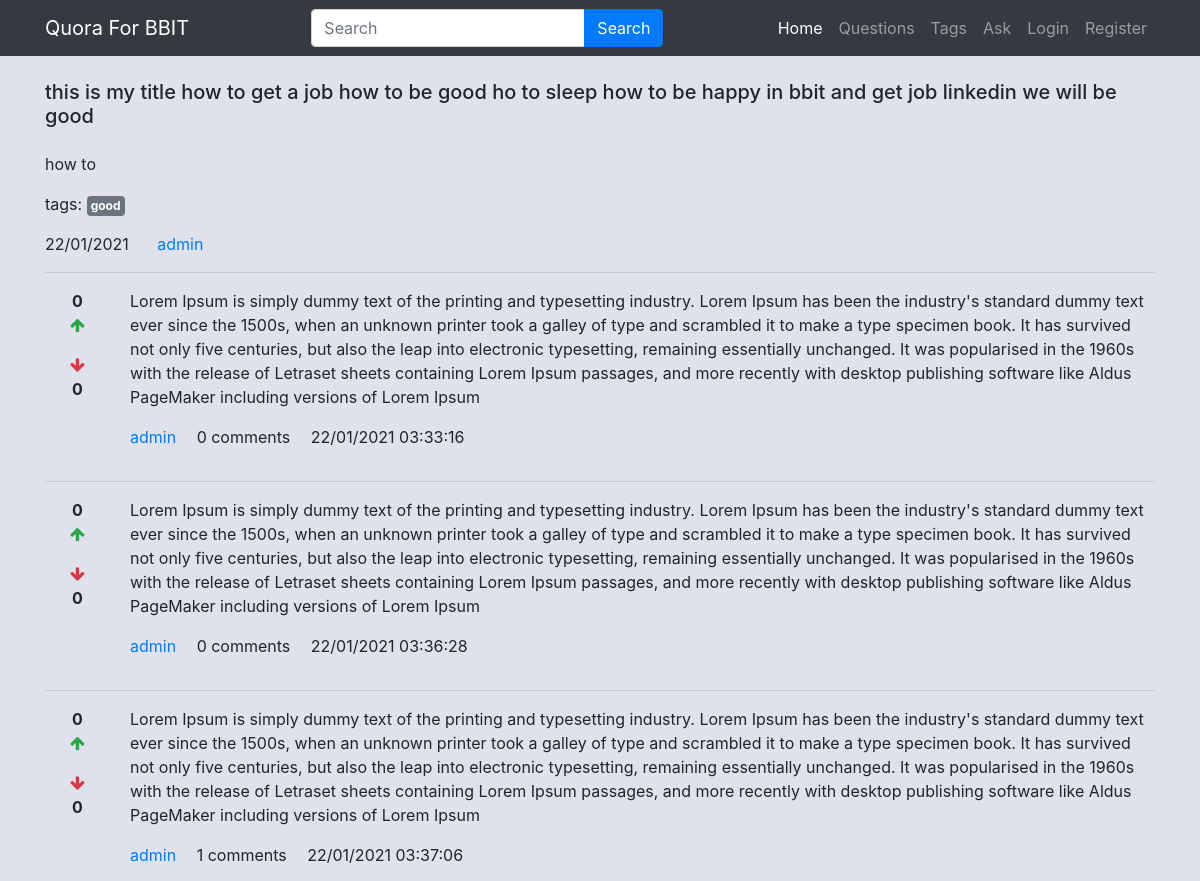
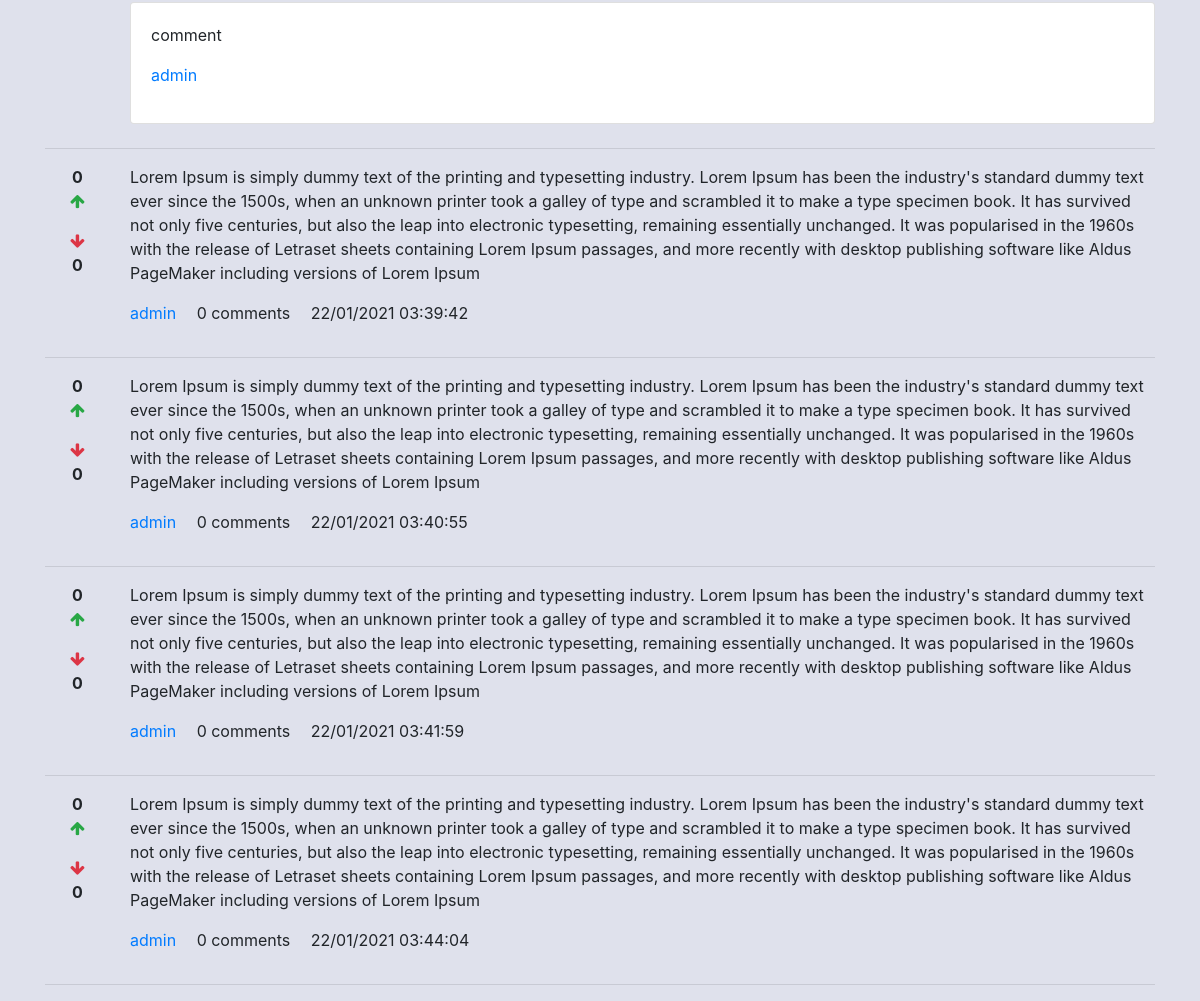
Screenshot of /detail/10 with the database file from the repository (2 pictures, top to bottom).
### main/models.py (models this page shows, shortened)
class Question(models.Model):
    user = models.ForeignKey(CustomUser, on_delete=models.CASCADE)
    title = models.CharField(max_length=300)
    detail = models.TextField()
    tags = models.TextField(default='')
    add_time = models.DateTimeField(auto_now_add=True)

class CustomUser(AbstractUser):
    bio = models.TextField()
    location = models.CharField(max_length=200)

class Answer(models.Model):
    question = models.ForeignKey(Question, on_delete=models.CASCADE)
    user = models.ForeignKey(CustomUser, on_delete=models.CASCADE)
    detail = models.TextField()
    add_time = models.DateTimeField(auto_now_add=True)

class Comment(models.Model):
    answer = models.ForeignKey(Answer, on_delete=models.CASCADE)
    user = models.ForeignKey(
        CustomUser, on_delete=models.CASCADE, related_name='comment_user')
    comment = models.TextField(default='')
    add_time = models.DateTimeField(auto_now_add=True)

### main/views.py (the view, shortened to what this page needs)
# urls.py: path('detail/<int:id>', views.detail, name='detail'),
def detail(request, id):
    quest = Question.objects.get(pk=id)
    tags = quest.tags.split(',')
    answers = Answer.objects.filter(question=quest)
    answerform = AnswerForm
    return render(request, 'detail.html', {
        'quest': quest,
        'tags': tags,
        'answers': answers,
        'answerform': answerform
    })

### main/templates/detail.html (shortened to what this page needs)
{% extends 'base.html' %}
{% load static %}
{% load humanize %}
{% block content %}
    <div class="container">
        <h5 class="my-4">{{quest.title}}</h5>
        <p>{{quest.detail}}</p>
        <p>
            tags:
            {% for tag in tags %}
            <a href="/tag/{{tag|slugify}}" class="badge badge-secondary p-1">{{tag}}</a>
            {% endfor %}
        </p>
        <p>
            <span class="mr-4">{{quest.add_time|date:'d/m/Y'}}</span>
            <a href="#">{{quest.user.username}}</a>
        </p>
        <hr/>
        {% for answer in answers %}
        <div class="row">
            <div class="col-1" style="text-align: center;">
                <div class="upvote">
                    <strong class="upvote-count-{{answer.id}}">{{answer.upvote_set.count}}</strong><br/>
                    <span class="text-success">
                        <i class="fa fa-arrow-up fa-1x upvote-click" data-answer="{{answer.id}}"></i>
                    </span>
                </div>
                <div class="downvote mt-3">
                    <span class="text-danger">
                        <i class="fa fa-arrow-down fa-1x downvote-click" data-answer="{{answer.id}}"></i>
                    </span><br/>
                    <strong class="downvote-count-{{answer.id}}">{{answer.downvote_set.count}}</strong>
                </div>
            </div>
            <div class="col-11" style="padding-left:5px;">
                <div class="mb-3">
                    <p> {{answer.detail }}</p>
                    </div>
                <p>
                    <a href="#" class="mr-3">{{answer.user.username}}</a>
                    <span class="mr-3"><span class="comment-count-{{answer.id}}">{{answer.comment_set.count}}</span> comments</span>
                    <span>{{answer.add_time|date:'d/m/Y h:i:s'}}</span>
                </p>
                <div class="comment-wrapper-{{answer.id}}">
                    {% for comment in answer.comment_set.all %}
                    <div class="card mb-2">
                        <div class="card-body">
                            <p>{{comment.comment}}</p>
                            <p>
                                <a href="#">{{comment.user.username}}</a>
                            </p>
                        </div>
                    </div>
                    {% endfor %}
                </div>
            </div>
        </div>
        <hr/>
        {% endfor %}
    </div>
{% endblock %}

### rows the page displays
Question: title "this is my title how to get a job how to be good ho to sleep how to be happy in bbit and get job linkedin we will be good", detail "how to", tags "good", add_time "22/01/2021", user.username "admin"
Answer: upvote_set.count "0", downvote_set.count "0", detail "Lorem Ipsum is simply dummy text of the printing and typesetting industry. Lorem Ipsum has been the industry's standard dummy text ever since the 1500s, when an unknown printer took a galley of type and scrambled it to make a type specimen book. It has survived not only five centuries, but also the leap into electronic typesetting, remaining essentially unchanged. It was popularised in the 1960s with the release of Letraset sheets containing Lorem Ipsum passages, and more recently with desktop publishing software like Aldus PageMaker including versions of Lorem Ipsum", user.username "admin", comment_set.count "0", add_time "22/01/2021 03:33:16"
Answer: upvote_set.count "0", downvote_set.count "0", detail "Lorem Ipsum is simply dummy text of the printing and typesetting industry. Lorem Ipsum has been the industry's standard dummy text ever since the 1500s, when an unknown printer took a galley of type and scrambled it to make a type specimen book. It has survived not only five centuries, but also the leap into electronic typesetting, remaining essentially unchanged. It was popularised in the 1960s with the release of Letraset sheets containing Lorem Ipsum passages, and more recently with desktop publishing software like Aldus PageMaker including versions of Lorem Ipsum", user.username "admin", comment_set.count "0", add_time "22/01/2021 03:36:28"
Answer: upvote_set.count "0", downvote_set.count "0", detail "Lorem Ipsum is simply dummy text of the printing and typesetting industry. Lorem Ipsum has been the industry's standard dummy text ever since the 1500s, when an unknown printer took a galley of type and scrambled it to make a type specimen book. It has survived not only five centuries, but also the leap into electronic typesetting, remaining essentially unchanged. It was popularised in the 1960s with the release of Letraset sheets containing Lorem Ipsum passages, and more recently with desktop publishing software like Aldus PageMaker including versions of Lorem Ipsum", user.username "admin", comment_set.count "1", add_time "22/01/2021 03:37:06"
Comment: comment "comment", user.username "admin"
Answer: upvote_set.count "0", downvote_set.count "0", detail "Lorem Ipsum is simply dummy text of the printing and typesetting industry. Lorem Ipsum has been the industry's standard dummy text ever since the 1500s, when an unknown printer took a galley of type and scrambled it to make a type specimen book. It has survived not only five centuries, but also the leap into electronic typesetting, remaining essentially unchanged. It was popularised in the 1960s with the release of Letraset sheets containing Lorem Ipsum passages, and more recently with desktop publishing software like Aldus PageMaker including versions of Lorem Ipsum", user.username "admin", comment_set.count "0", add_time "22/01/2021 03:39:42"
Answer: upvote_set.count "0", downvote_set.count "0", detail "Lorem Ipsum is simply dummy text of the printing and typesetting industry. Lorem Ipsum has been the industry's standard dummy text ever since the 1500s, when an unknown printer took a galley of type and scrambled it to make a type specimen book. It has survived not only five centuries, but also the leap into electronic typesetting, remaining essentially unchanged. It was popularised in the 1960s with the release of Letraset sheets containing Lorem Ipsum passages, and more recently with desktop publishing software like Aldus PageMaker including versions of Lorem Ipsum", user.username "admin", comment_set.count "0", add_time "22/01/2021 03:40:55"
Answer: upvote_set.count "0", downvote_set.count "0", detail "Lorem Ipsum is simply dummy text of the printing and typesetting industry. Lorem Ipsum has been the industry's standard dummy text ever since the 1500s, when an unknown printer took a galley of type and scrambled it to make a type specimen book. It has survived not only five centuries, but also the leap into electronic typesetting, remaining essentially unchanged. It was popularised in the 1960s with the release of Letraset sheets containing Lorem Ipsum passages, and more recently with desktop publishing software like Aldus PageMaker including versions of Lorem Ipsum", user.username "admin", comment_set.count "0", add_time "22/01/2021 03:41:59"
Answer: upvote_set.count "0", downvote_set.count "0", detail "Lorem Ipsum is simply dummy text of the printing and typesetting industry. Lorem Ipsum has been the industry's standard dummy text ever since the 1500s, when an unknown printer took a galley of type and scrambled it to make a type specimen book. It has survived not only five centuries, but also the leap into electronic typesetting, remaining essentially unchanged. It was popularised in the 1960s with the release of Letraset sheets containing Lorem Ipsum passages, and more recently with desktop publishing software like Aldus PageMaker including versions of Lorem Ipsum", user.username "admin", comment_set.count "0", add_time "22/01/2021 03:44:04"
